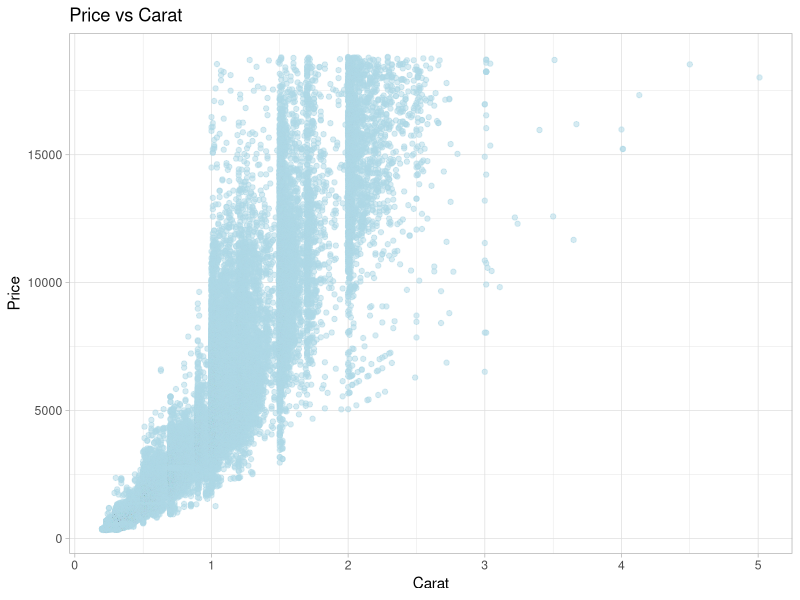
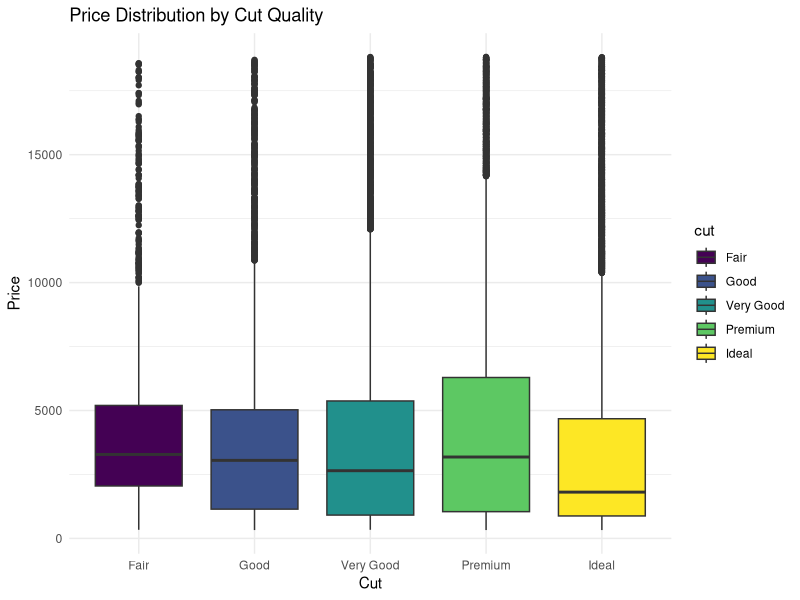

Generate these figures, in order, with R:
## ---- chunk 1
library(tidyverse) 
library(ggplot2)
## ---- chunk 2
diamonds <- diamonds %>% rename(
    depth_pct = depth,
    length_mm = x,
    width_mm = y,
    depth_mm = z,
    table_pct = table
  )
## ---- chunk 3
# Do some preliminary investigations & cleaning
head(diamonds)
diamonds %>%
  summarize(
    Count_length_0 = sum(length_mm == 0),
    Count_width_0 = sum(width_mm == 0),
    Count_depth_0 = sum(depth_mm == 0)
  )
diamonds <- diamonds %>%
  filter(length_mm > 0, width_mm > 0, depth_mm > 0)



ggplot(diamonds, aes(x = carat, y = price)) +
  geom_point(alpha = 0.5, color = 'lightblue') +
  theme_light() +
  labs(title = "Price vs Carat", x = "Carat", y = "Price")

ggplot(diamonds, aes(x = cut, y = price, fill = cut)) +
  geom_boxplot() +
  theme_minimal() +
  labs(title = "Price Distribution by Cut Quality", x = "Cut", y = "Price")

## ---- chunk 4

diamonds <- diamonds %>%
  mutate(table_mm = table_pct * width_mm / 100)

# Overall table_mm arithmetic mean?
mean_table_mm <- mean(diamonds$table_mm, na.rm = TRUE)
print(mean_table_mm)






# table_mm arithmetic mean within each clarity category
mean_table_mm_by_clarity <- diamonds %>%
  group_by(clarity) %>%
  summarize(avg_table_mm = mean(table_mm, na.rm = TRUE))
print(mean_table_mm_by_clarity)

averages <- diamonds %>%
  summarise(across(where(is.numeric), mean, na.rm = TRUE, .names = "avg_{.col}"))
print(averages)





## ---- chunk 5




## ---- chunk 6
# Write gmean() command
gmean <- function(x) {
  if (any(x <= 0)) {
    stop("All elements of x must be positive to compute the geometric mean.")}
  log_sum <- sum(log(x))
  n <- length(x)
  geom_mean <- exp(log_sum / n)
  
  return(geom_mean)}


## ---- chunk 7

test_data <- list(
  test1 = c(2.1, 3.8, 4.2),
  test2 = c(1, 10, 100, 1000),
  test3 = c(0, 1, 4),
  test4 = c(0.38,  0.94, -1.56),
  test5 = c(TRUE, TRUE),
  test6 = c("6", "7", "8")
)


# Create for loop to test gmean() on the above examples
for (i in seq_along(test_data)) {
  cat("\nResult for test", i, ":\n")
  try({
    if (all(is.numeric(test_data[[i]]) & test_data[[i]] > 0)) {
      result <- gmean(test_data[[i]])
      print(result)}
    else {cat("Skipping test", i, "- non-numeric or non-positive values detected.\n")}}, silent = FALSE)}

## ---- chunk 8
# Copy gmean() from Ex 3 and edit it to check the input
gmean <- function(x) {
  if (!is.numeric(x)) {
    warning("Input must be numeric.")
    return(NaN)}
  if (any(x <= 0)) {
    warning("All elements of x must be strictly positive to compute the geometric mean.")
    return(NaN)}
  if (length(x) == 0) {
    warning("Input vector is empty.")
    return(NaN)}
  log_sum <- sum(log(x))
  n <- length(x)
  geom_mean <- exp(log_sum / n)
  return(geom_mean)}




# Copy your code from Ex 4 to test your new command
test_data <- list(
  test1 = c(2.1, 3.8, 4.2),
  test2 = c(1, 10, 100, 1000),
  test3 = c(0, 1, 4),
  test4 = c(0.38,  0.94, -1.56),
  test5 = c(TRUE, TRUE),
  test6 = c("6", "7", "8"))
for (i in seq_along(test_data)) {
  cat("\nResult for test", i, ":\n")
  result <- gmean(test_data[[i]])
  if (!is.nan(result)) 
    {print(result)}}




## ---- chunk 9
# replicate the for loop from Ex 4 using the map (or a similar) function
results <- map(test_data, ~{
  tryCatch({result <- gmean(.x)
    if (!is.nan(result)) {
      return(result)
    }}, 
    warning = function(w) {
    return(sprintf("Warning: %s", w$message))}, 
    error = function(e) {
    return(sprintf("Error: %s", e$message))})
})
results
## ---- chunk 10
# Overall table_mm arithmetic mean, median, and geometric mean?
overall_summary <- diamonds %>%
  summarise(
    overall_mean = mean(table_mm, na.rm = TRUE),
    overall_median = median(table_mm, na.rm = TRUE),
    overall_geom_mean = gmean(table_mm)
  )

print(overall_summary)





# Arithmetic mean, median, and geometric mean of table_mm within each clarity category
category_summary <- diamonds %>%
  group_by(clarity) %>%
  summarise(
    mean_table_mm = mean(table_mm, na.rm = TRUE),
    median_table_mm = median(table_mm, na.rm = TRUE),
    geom_mean_table_mm = gmean(table_mm)
  )

print(category_summary)





## ---- chunk 11
# Create gmean2() that computes the geometric mean 
#   that uses the original definition






## ---- chunk 12
# Create a function that computes the harmonic mean







